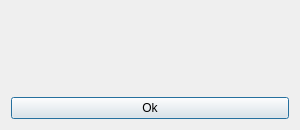
<?xml version="1.0" encoding="UTF-8"?>
<ui version="4.0">
 <class>messaggio</class>
 <widget class="QDialog" name="messaggio">
  <property name="geometry">
   <rect>
    <x>0</x>
    <y>0</y>
    <width>300</width>
    <height>130</height>
   </rect>
  </property>
  <property name="maximumSize">
   <size>
    <width>300</width>
    <height>150</height>
   </size>
  </property>
  <property name="windowTitle">
   <string>Dialog</string>
  </property>
  <layout class="QVBoxLayout" name="verticalLayout_2">
   <item>
    <layout class="QVBoxLayout" name="verticalLayout">
     <item>
      <spacer name="verticalSpacer_2">
       <property name="orientation">
        <enum>Qt::Vertical</enum>
       </property>
       <property name="sizeHint" stdset="0">
        <size>
         <width>20</width>
         <height>40</height>
        </size>
       </property>
      </spacer>
     </item>
     <item alignment="Qt::AlignHCenter">
      <widget class="QLabel" name="label">
       <property name="text">
        <string/>
       </property>
      </widget>
     </item>
     <item>
      <spacer name="verticalSpacer">
       <property name="orientation">
        <enum>Qt::Vertical</enum>
       </property>
       <property name="sizeHint" stdset="0">
        <size>
         <width>20</width>
         <height>40</height>
        </size>
       </property>
      </spacer>
     </item>
     <item>
      <widget class="QPushButton" name="okbutton">
       <property name="text">
        <string>Ok</string>
       </property>
      </widget>
     </item>
    </layout>
   </item>
  </layout>
 </widget>
 <resources/>
 <connections/>
</ui>
